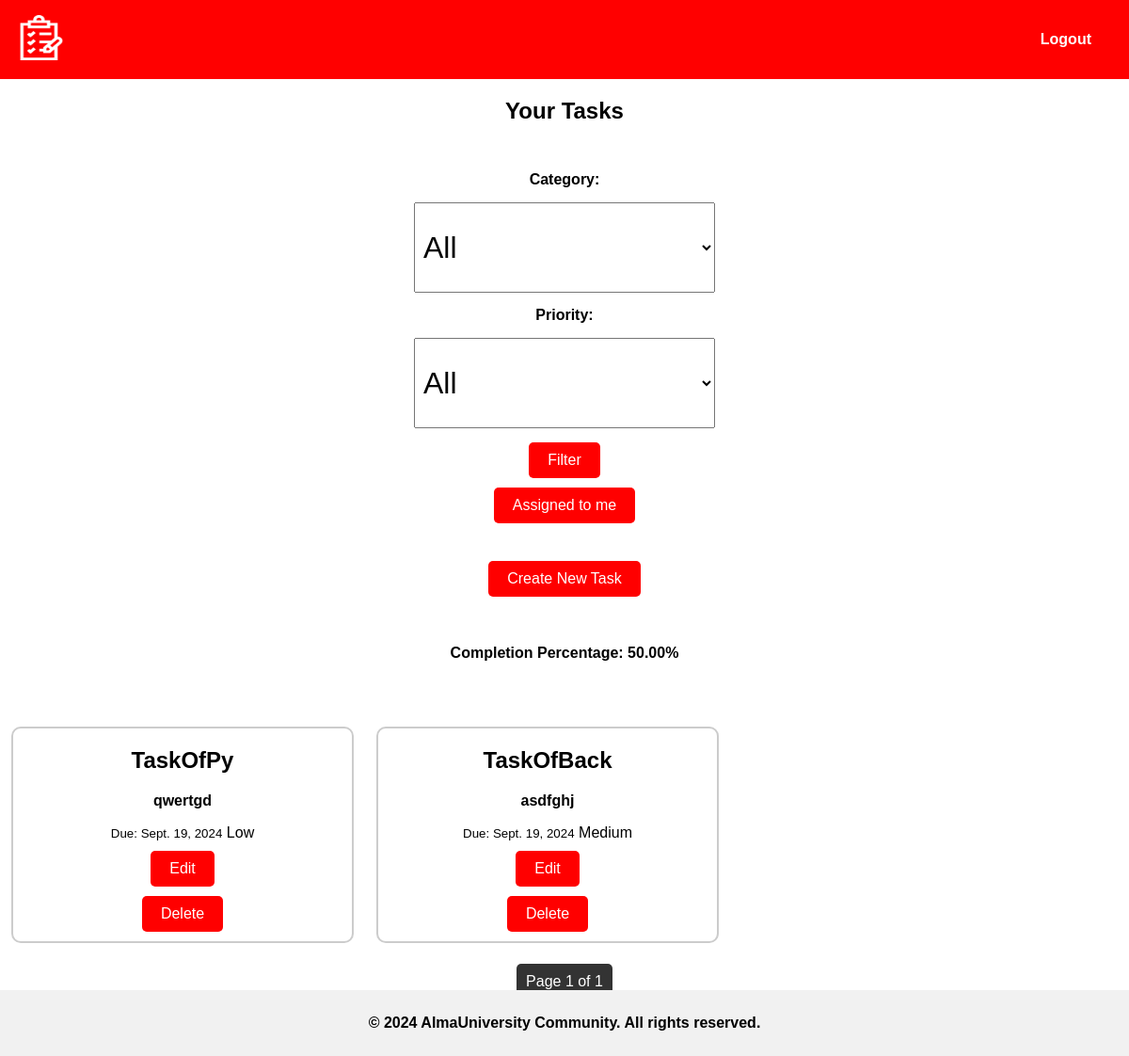
Page /tasks/ (signed in) on the committed database.
### tasks/models.py (models this page shows, shortened)
class Task(models.Model):
    STATUS_CHOICES = [
        ('NS', 'Not Started'),
        ('IP', 'In Progress'),
        ('CO', 'Completed'),
    ]
    PRIORITY_CHOICES = [
        ('L', 'Low'),
        ('M', 'Medium'),
        ('H', 'High'),
    ]
    CATEGORY_CHOICES = [
        ('W', 'Work'),
        ('P', 'Personal'),
        ('U', 'Urgent'),
    ]
    title = models.CharField(max_length=255, default='')
    description = models.TextField(max_length=10000, default='', blank=True)
    assigned_to = models.ForeignKey(User, related_name='assigned_tasks', on_delete=models.CASCADE, null=True, blank=True)
    due_date = models.DateField(auto_now_add=True, null=True, blank=True)
    status = models.CharField(max_length=2, choices=STATUS_CHOICES, default='')
    priority = models.CharField(max_length=1, choices=PRIORITY_CHOICES, default='')
    category = models.CharField(max_length=1, choices=CATEGORY_CHOICES, default='')
    user = models.ForeignKey(User, on_delete=models.CASCADE, related_name='tasks')
    class Meta:
        verbose_name = 'Task'
        verbose_name_plural = 'Tasks'

### tasks/views.py (the view)
# urls.py: path('', views.task_list, name='task_list'),
@login_required
def task_list(request):
    category = request.GET.get('category')
    priority = request.GET.get('priority')
    tasks = Task.objects.filter(user=request.user)
    if category:
        tasks = tasks.filter(category=category)
    if priority:
        tasks = tasks.filter(priority=priority)
    paginator = Paginator(tasks, 7)
    page_number = request.GET.get('page')
    page_obj = paginator.get_page(page_number)
    total_tasks = tasks.count()
    completed_tasks = tasks.filter(status='CO').count()
    completion_percentage = (completed_tasks / total_tasks * 100) if total_tasks > 0 else 0
    return render(request, 'tasks/task_list.html', {
        'page_obj': page_obj,
        'completion_percentage': completion_percentage,
        'category': category,
        'priority': priority,
    })

### tasks/templates/tasks/task_list.html (shortened to what this page needs)
{% extends 'base.html' %}
{% block content %}
{% load static %}
<h2>Your Tasks</h2>
<div>
    <form method="get" action="{% url 'task_list' %}">
        <div>
            <label for="category">Category:</label>
            <select name="category" id="category">
                <option value="">All</option>
            </select>
        </div>
        <div>
            <label for="priority">Priority:</label>
            <select name="priority" id="priority">
                <option value="">All</option>
            </select>
        </div>
        <div>
            <button type="submit">Filter</button>
        </div>
        <div>
        <button type="submit" name="filter" value="me">Assigned to me</button>
        </div>
    </form>
    <button><a href="{% url 'task_create' %}">Create New Task</a></button>
<div class="main-start">
    <h4>Completion Percentage: {{ completion_percentage|floatformat:2 }}%</h4>
</div>
<ul class="main-bloc">
    {% for task in page_obj %}
        <li class="main-box">
            <a href="{% url 'task_detail' task.pk %}"><h2>{{ task.title }}</h2></a>
            <p>{{ task.description }}</p>
            <small>Due: {{ task.due_date }}</small>
            <span>{{ task.get_priority_display }}</span>
            <br>
            <div>
                <button><a href="{% url 'task_update' task.pk %}">Edit</a></button>
                <button><a href="{% url 'task_delete' task.pk %}">Delete</a></button>
            </div>
        </li>
    {% empty %}
            <li class="no-tasks">No tasks available.</li>
    {% endfor %}
</ul>
    <div class="pagination">
        <span class="step-links">
            <span class="current">
                Page {{ page_obj.number }} of {{ page_obj.paginator.num_pages }}
            </span>
        </span>
    </div>
</div>
{% endblock %}

### static/css/style.css (style rules this page uses)
body { font-family: Arial, sans-serif; margin: 0; padding: 0; display: flex; flex-direction: column; min-height: 100vh; }
label { display: block; margin: 10px; font-weight: bold; }
select { width: 10em; height: 3em; padding: 5px; margin: 5px; font-size: 2em; }
.main-start { padding: 20px; text-align: center; }
.main-bloc { display: flex; flex-wrap: wrap; padding: 0; }
.main-box { flex: 1 1 30%; max-width: 30%; margin: 12px; border: 2px solid #ccc; border-radius: 10px; text-align: center; list-style-type: none; }
p, h1, h2, h3 { color: black; text-align: center; list-style-type: none; font-weight: bold; }
form { padding: 20px; text-align: center; }
a { text-decoration: none; list-style-type: none; color: white; }
button { padding: 10px 20px; font-size: 16px; background-color: #ff0000; color: white; border: none; border-radius: 5px; cursor: pointer; display: block; margin: 10px auto; }
.pagination { text-align: center; margin-top: 20px; }
.step-links .current { padding: 10px; margin: 0 5px; background-color: #333; color: white; border-radius: 5px; }
@media (max-width: 1200px) { .main-box { flex: 1 1 30%; max-width: 30%; } }

### rows in the picture
Task: title "TaskOfPy", description "qwertgd", due_date "Sept. 19, 2024", priority "Low"
Task: title "TaskOfBack", description "asdfghj", due_date "Sept. 19, 2024", priority "Medium"

### other values in the picture
{{ completion_percentage|floatformat:2 }} "50.00"
{{ page_obj.number }} "1"
{{ page_obj.paginator.num_pages }} "1"
